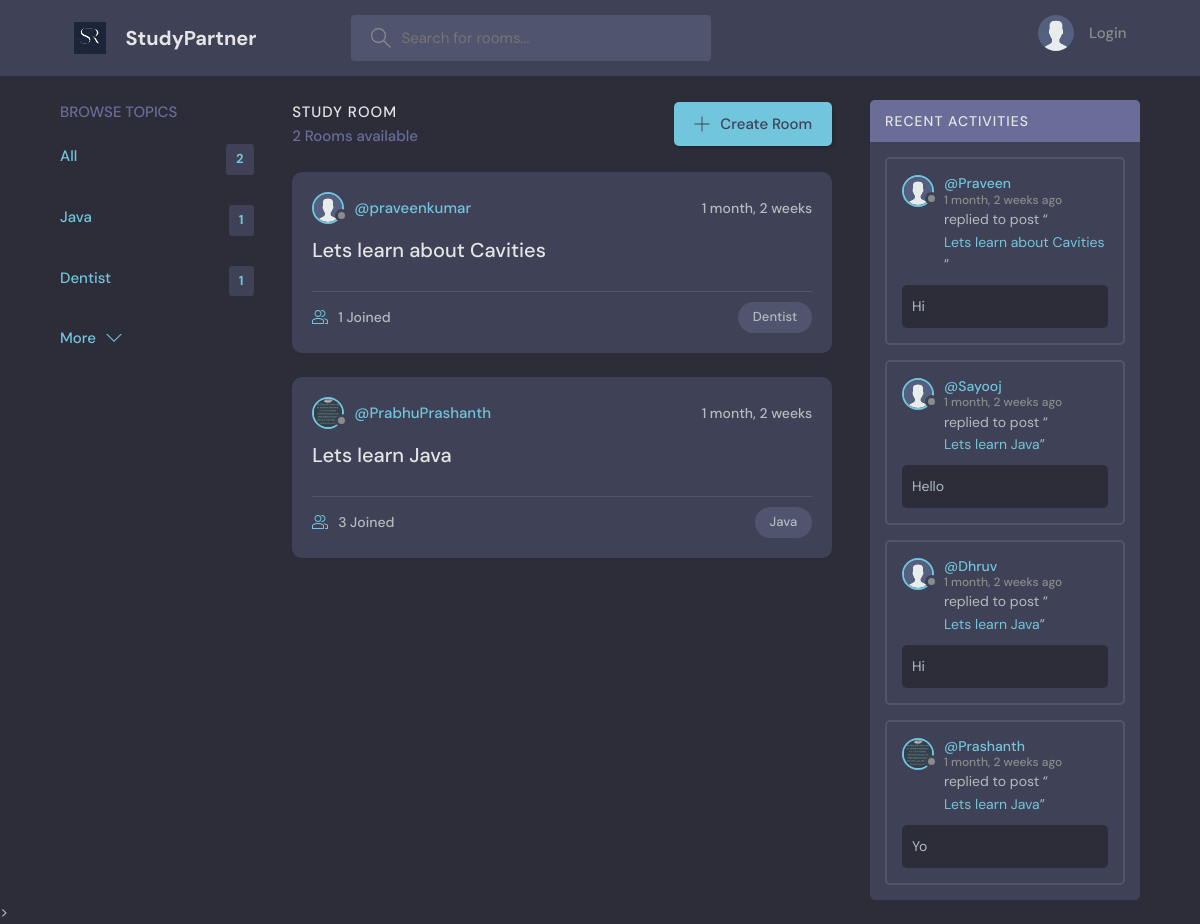
The page / on the database its author committed.
### Base/models.py (models this page shows, shortened)
class Topic(models.Model):
    name = models.CharField(max_length=250)

class Room(models.Model):
    host = models.ForeignKey(User, on_delete=models.SET_NULL, null=True)
    topic = models.ForeignKey(Topic, on_delete=models.SET_NULL, null=True)
    name = models.CharField(max_length=250)
    description = models.TextField(null= True, blank= True)
    participants = models.ManyToManyField(User, related_name='participants', blank=True)
    updated = models.DateTimeField(auto_now = True)
    created = models.DateTimeField(auto_now_add= True)
    class Meta:
        ordering = ['-updated', '-created']
    def __str__(self):
        return self.name

class User(AbstractUser):
    name= models.CharField(max_length=200, null= True)
    email = models.EmailField(unique=True, null=True)
    bio= models.TextField(null=True)
    avatar=models.ImageField(null=True, default="avatar.svg")
    USERNAME_FIELD = 'email'
    REQUIRED_FIELDS = []

class Message(models.Model):
    user = models.ForeignKey(User, on_delete= models.CASCADE)
    room = models.ForeignKey(Room, on_delete=models.CASCADE)
    body = models.TextField()
    updated = models.DateTimeField(auto_now = True)
    created = models.DateTimeField(auto_now_add= True)
    class Meta:
        ordering = ['-updated', '-created']
    def __str__(self):
        return self.body[0:50]  #this will show only 50 characters in the body

### Base/views.py (the view)
# urls.py: path('', views.home, name="Home"),
def home(request):
    q= request.GET.get('q') if request.GET.get('q')!= None else ''
    rooms = Room.objects.filter(
        Q(topic__name__icontains=q) |
        Q(name__icontains=q) |
        Q(description__icontains=q)
        )
    topics= Topic.objects.all()[0:5]
    room_count = rooms.count()
    room_messages= Message.objects.filter(Q(room__topic__name__icontains=q))
    context = {"Rooms":rooms, "Topics": topics, "Room_count": room_count, 'Room_messages':room_messages }
    return render(request, 'Base/home.html', context)

### Base/templates/Base/home.html (shortened to what this page needs)
{% extends 'main.html' %}
{% block content %}
    <main class="layout layout--3">
      <div class="container">
        {% include 'Base/topics_components.html' %}
        <div class="roomList">
          <div class="roomList__header">
            <div>
              <h2>Study Room</h2>
              <p>{{Room_count}} Rooms available </p>
            </div>
            <a class="btn btn--main" href="{% url 'Create-Room' %}">
              <svg version="1.1" xmlns="http://www.w3.org/2000/svg" width="32" height="32" viewBox="0 0 32 32">
                <title>add</title>
                <path
                  d="M16.943 0.943h-1.885v14.115h-14.115v1.885h14.115v14.115h1.885v-14.115h14.115v-1.885h-14.115v-14.115z"
                ></path>
              </svg>
              Create Room
            </a>
          </div>
          {% include 'Base/feed_component.html' %}
        </div>
        {% include 'Base/activity_component.html' %}
      </div>
    </main>
{% endblock %}

### Base/templates/Base/topics_components.html
<div class="topics">
    <div class="topics__header">
      <h2>Browse Topics</h2>
    </div>
    <ul class="topics__list">
      <li>
        <a href="{% url 'Home' %}" class="active">All <span>{{Topics.count}}</span></a>
      </li>
      {% for topic in Topics %}
      <li>
        <a href="{% url 'Home'%}?q={{topic.name}}" class="active">{{topic.name}} <span>{{topic.room_set.all.count}}</span></a>
      </li>
      {% endfor %}
    </ul>
    <a class="btn btn--link" href="{% url 'Topics' %}">
      More
      <svg version="1.1" xmlns="http://www.w3.org/2000/svg" width="32" height="32" viewBox="0 0 32 32">
        <title>chevron-down</title>
        <path d="M16 21l-13-13h-3l16 16 16-16h-3l-13 13z"></path>
      </svg>
    </a>
</div>

### Base/templates/Base/feed_component.html (shortened to what this page needs)
{% for room in Rooms %}
<div class="roomListRoom">
    <div class="roomListRoom__header">
      <a href="{% url 'User-Profile' room.host.id %}" class="roomListRoom__author">
        <div class="avatar avatar--small">
          <img src="{{room.host.avatar.url}}" />
        </div>
        <span>@{{room.host.username}}</span>
      </a>
      <div class="roomListRoom__actions">
        <span>{{room.created|timesince}}</span>
      </div>
    </div>
    <div class="roomListRoom__content">
      <a href="{% url 'Room' room.id %}">{{room.name}}</a>
    </div>
    <div class="roomListRoom__meta">
      <a href="{% url 'Room' room.id %}" class="roomListRoom__joined">
        {{room.participants.all.count}} Joined
      </a>
      <p class="roomListRoom__topic">{{room.topic.name}}</p>
    </div>
  </div>
  {% endfor %}

### Base/templates/Base/activity_component.html (shortened to what this page needs)
<div class="activities">
    <div class="activities__header">
      <h2>Recent Activities</h2>
    </div>
    {% for message in Room_messages %}
    <div class="activities__box">
      <div class="activities__boxHeader roomListRoom__header">
        <a href="{% url 'User-Profile' message.user.id %}" class="roomListRoom__author">
          <div class="avatar avatar--small">
            <img src="{{message.user.avatar.url}}" />
          </div>
          <p>
            @{{message.user.name}}
            <span>{{message.created|timesince}} ago</span>
          </p>
        </a>
      </div>
      <div class="activities__boxContent">
        <p>replied to post “<a href="{% url 'Room' message.room.id %}">{{message.room}}</a>”</p>
        <div class="activities__boxRoomContent">
            {{message}}
        </div>
      </div>
    </div>
    {% endfor %}
  </div>

### rows shown on the page
Topic: name "Java", room_set.all.count "1"
Topic: name "Dentist", room_set.all.count "1"
Room: host.avatar (placeholder picture), host.username "praveenkumar", created "1 month, 2 weeks", name "Lets learn about Cavities", participants.all.count "1", topic.name "Dentist"
Room: host.avatar (picture), host.username "PrabhuPrashanth", created "1 month, 2 weeks", name "Lets learn Java", participants.all.count "3", topic.name "Java"
Message: user.avatar (placeholder picture), user.name "Praveen", created "1 month, 2 weeks", room "Lets learn about Cavities", body "Hi"
Message: user.avatar (placeholder picture), user.name "Sayooj", created "1 month, 2 weeks", room "Lets learn Java", body "Hello"
Message: user.avatar (placeholder picture), user.name "Dhruv", created "1 month, 2 weeks", room "Lets learn Java", body "Hi"
Message: user.avatar (picture), user.name "Prashanth", created "1 month, 2 weeks", room "Lets learn Java", body "Yo"

### other values the page prints
{{ Topics.count }} "2"
{{ Room_count }} "2"
